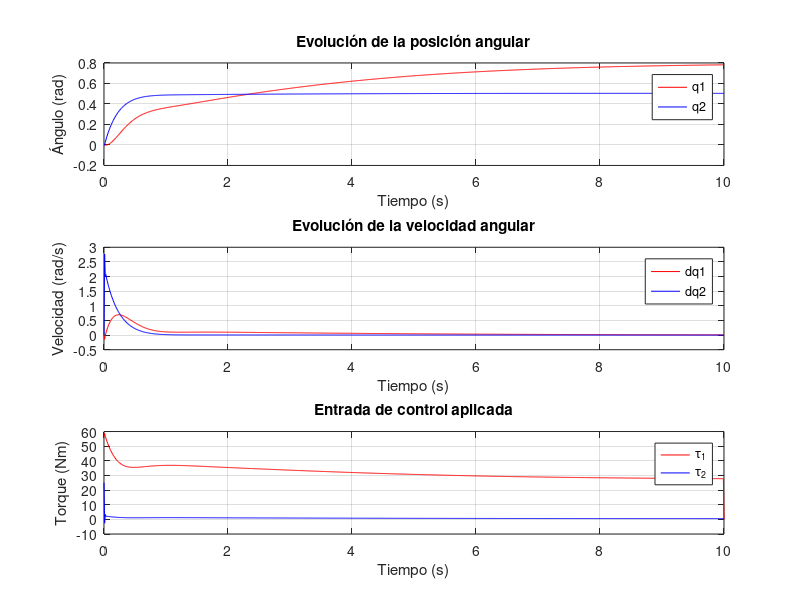

Source code (MATLAB):
%% Simulación de manipulador de dos grados de libertad usando Euler - Lagrange

% Parámetros físicos del manipulador
link1Length = 0.450; 
link2Length = 0.450;
massCenter1 = 0.091;
massCenter2 = 0.048;
link1Mass = 23.902;
link2Mass = 3.880;
link1Inertia = 1.266;
link2Inertia = 0.093;
gravity = 9.81;

% Condiciones iniciales
initialPosition = [0; 0];
initialVelocity = [0; 0];
desiredPosition = [0.8; 0.5];

timeStep = 0.01;
totalTime = 10;
timeVector = 0:timeStep:totalTime;

% Ganancias PID
proportionalGain = [70, 50];    
derivativeGain = [18, 10];    
integralGain = [14, 6];    

% Variables de estado
position = zeros(2, length(timeVector));
velocity = zeros(2, length(timeVector));
acceleration = zeros(2, length(timeVector));
controlTorque = zeros(2, length(timeVector));

position(:,1) = initialPosition;
velocity(:,1) = initialVelocity;

% Errores acumulativos para el control integral
integralError = [0; 0];

% Simulación del sistema dinámico
for i = 1:length(timeVector)-1
    % Cálculo del error
    positionError = desiredPosition - position(:,i);
    velocityError = -velocity(:,i);
    integralError = integralError + positionError * timeStep;
    
    % Control PID
    controlTorque(:,i) = proportionalGain(:) .* positionError + derivativeGain(:) .* velocityError + integralGain(:) .* integralError;
    
    % Matriz de inercia
    inertiaMatrix = [link1Inertia + link2Inertia + link2Mass*link1Length^2 + 2*link2Mass*link1Length*massCenter2*cos(position(2,i)), link2Inertia + link2Mass*link1Length*massCenter2*cos(position(2,i));
                     link2Inertia + link2Mass*link1Length*massCenter2*cos(position(2,i)), link2Inertia];
    
    % Matriz de Coriolis y centrífugas
    coriolisMatrix = [-link2Mass*link1Length*massCenter2*sin(position(2,i))*velocity(2,i), -link2Mass*link1Length*massCenter2*sin(position(2,i))*(velocity(1,i) + velocity(2,i));
                      link2Mass*link1Length*massCenter2*sin(position(2,i))*velocity(1,i), 0];
    
    % Vector de gravedad
    gravityVector = [link1Mass*massCenter1*gravity*cos(position(1,i)) + link2Mass*gravity*(link1Length*cos(position(1,i)) + massCenter2*cos(position(1,i) + position(2,i)));
                     link2Mass*massCenter2*gravity*cos(position(1,i) + position(2,i))];
    
    % Cálculo de aceleraciones
    acceleration(:,i) = inertiaMatrix \ (controlTorque(:,i) - coriolisMatrix*velocity(:,i) - gravityVector);
    
    % Integración numérica para obtener velocidad y posición
    velocity(:,i+1) = velocity(:,i) + acceleration(:,i) * timeStep;
    position(:,i+1) = position(:,i) + velocity(:,i) * timeStep;
end

% Gráficas de resultados
figure;
subplot(3,1,1);
plot(timeVector, position(1,:), 'r', timeVector, position(2,:), 'b');
legend('q1', 'q2');
title('Evolución de la posición angular');
xlabel('Tiempo (s)'); ylabel('Ángulo (rad)'); grid on;

subplot(3,1,2);
plot(timeVector, velocity(1,:), 'r', timeVector, velocity(2,:), 'b');
legend('dq1', 'dq2');
title('Evolución de la velocidad angular');
xlabel('Tiempo (s)'); ylabel('Velocidad (rad/s)'); grid on;

subplot(3,1,3);
plot(timeVector, controlTorque(1,:), 'r', timeVector, controlTorque(2,:), 'b');
legend('\tau_1', '\tau_2');
title('Entrada de control aplicada');
xlabel('Tiempo (s)'); ylabel('Torque (Nm)'); grid on;